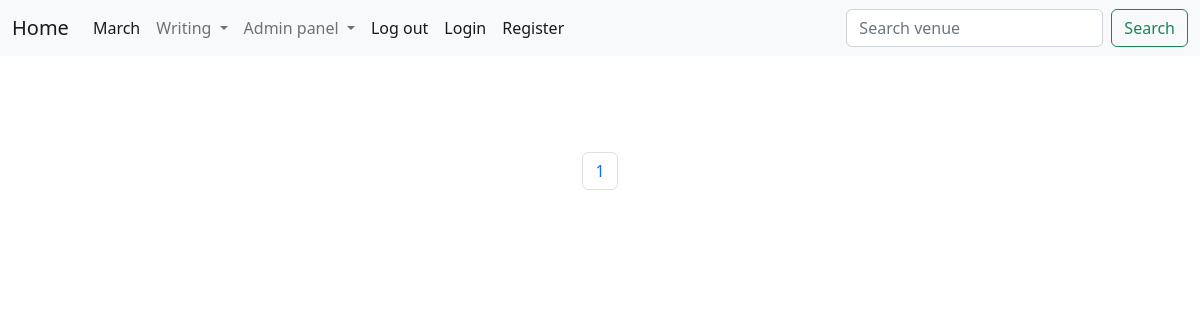
/task2list, run on an earlier commit of the app's database.
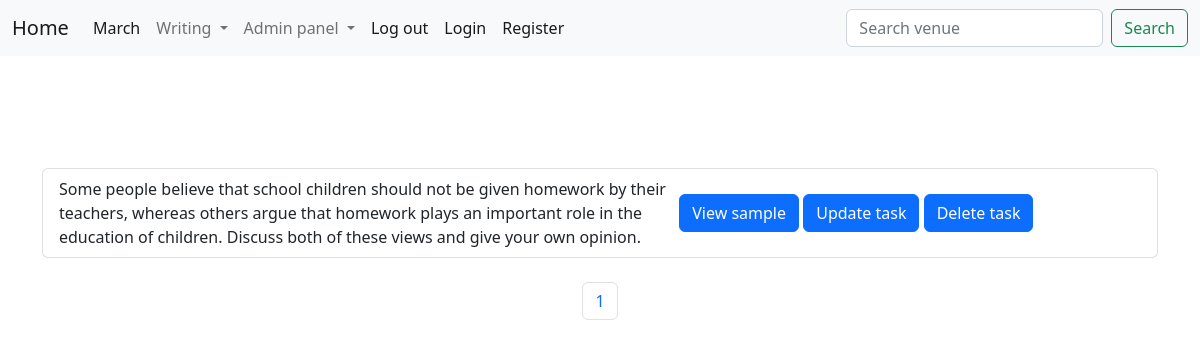
And on a later commit of the database.
### ielts/models.py (models this page shows, shortened)
class writingtask2(models.Model):
    question = models.ForeignKey(
        'Task2question',  default="coding", on_delete=models.CASCADE)
    title = models.CharField(max_length=300)
    text = RichTextField(blank=True, null=True)
    score = models.IntegerField(null=True, blank=True)

class Task2question(models.Model):
    title = models.CharField(max_length=255)
    category = models.ForeignKey(
        'Category', related_name='category', default="without any category", on_delete=models.CASCADE)
    def __str__(self):
        return (self.title)

### ielts/views.py (the view)
# urls.py: path('task2list', Task2list, name='task2list'),
def Task2list(request):
    listtask = writingtask2.objects.all
    p = Paginator(writingtask2.objects.all(), 1)
    page = request.GET.get('page')
    tasks = p.get_page(page)
    nums = "a" * tasks.paginator.num_pages
    return render(request, 'tasks/task2/task2list.html',
                  {"listtask": listtask,
                   "tasks": tasks,
                   "nums": nums,
                   }
                  )

### ielts/templates/tasks/task2/task2list.html (shortened to what this page needs)
{% extends "base.html" %}
{% block content %}
<br/>
<br/>
<br/>
{% for i in tasks %}
<ul class="list-group">
    <li class="list-group-item d-flex justify-content-between align-items-center">
        {{i.question}}
       <div class="container"> <button type="button" class="btn btn-primary"><a class="dropdown-item" aria-current="page" href="{% url 'task2show' i.id %}">View sample</a></button>
        <button type="button" class="btn btn-primary"><a class="dropdown-item" aria-current="page" href="{% url 'task2update' i.id %}">Update task</a></button>
        <button type="button" class="btn btn-primary"><a class="dropdown-item" aria-current="page" href="{% url 'task2delete' i.id %}">Delete task</a></button>
    </div>
        <span class="badge badge-primary badge-pill">Band score{{i.score}}</span>
    </li>
</ul><br/>
{% endfor %}
<nav aria-label="Page navigation example">
    <ul class="pagination  justify-content-center">
{% for i in nums %}
    <li class="page-item"><a class="page-link"  href="?page={{forloop.counter}}">{{forloop.counter}}</a></li>
{% endfor %}
</ul>
</nav>
{% endblock %}

### ielts/templates/base.html (shortened to what this page needs)
<!Doctype html>
<html lang="en">
  <head>
    <link href="https://cdn.jsdelivr.net/npm/bootstrap@5.2.0-beta1/dist/css/bootstrap.min.css" rel="stylesheet">
  </head>
  <body>
    {% include "navbar.html" %}
    <br/>
<div class="container">
  {% block content %}
  {% endblock  %}
</div>
  </body>
</html>

### ielts/templates/navbar.html (shortened to what this page needs)
<nav class="navbar navbar-expand-lg bg-light">
    <div class="container-fluid">
      <a class="navbar-brand" href="{% url 'home' %}">Home</a>
      <div class="collapse navbar-collapse" id="navbarSupportedContent">
        <ul class="navbar-nav me-auto mb-2 mb-lg-0">
          <li class="nav-item">
            <a class="nav-link active" aria-current="page" href="">March</a>
          </li>
          <li class="nav-item dropdown">
            <a class="nav-link dropdown-toggle"  id="navbarDropdown" role="button" data-toggle="dropdown" aria-haspopup="true" aria-expanded="false">
              Writing
            </a>
          </li>
          <li class="nav-item dropdown">
            <a class="nav-link dropdown-toggle"  id="navbarDropdown" role="button" data-toggle="dropdown" aria-haspopup="true" aria-expanded="false">
              Admin panel
            </a>
          </li>
         <li class="nav-item">
          <a class="nav-link active" aria-current="page" href="">Log out</a>
        </li>
          <li class="nav-item">
            <a class="nav-link active" aria-current="page" href="">Login</a>
          </li>
          <li class="nav-item">
            <a class="nav-link active" aria-current="page" href="">Register</a>
          </li>
        </ul>
        <form class="d-flex" role="search" method="POST"  action="" > {% csrf_token %}
          <input class="form-control me-2" type="search" placeholder="Search venue" name="searched" aria-label="Search">
          <button class="btn btn-outline-success" type="submit">Search</button>
        </form>
      </div>
    </div>
  </nav>

What changed in the data, as far as the page shows it:
added writingtask2: question "Some people believe that school children should not be given homework by their teachers, whereas others argue that homework plays an important role in the education of children. Discuss both of these views and give your own opinion."
